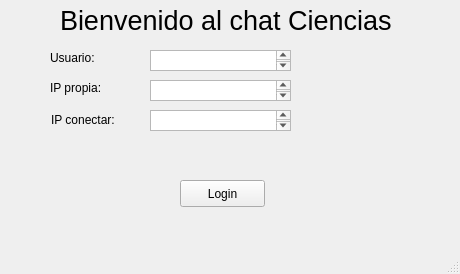
<?xml version="1.0" encoding="UTF-8"?>
<ui version="4.0">
 <class>MainWindow</class>
 <widget class="QMainWindow" name="MainWindow">
  <property name="geometry">
   <rect>
    <x>0</x>
    <y>0</y>
    <width>460</width>
    <height>274</height>
   </rect>
  </property>
  <property name="windowTitle">
   <string>MainWindow</string>
  </property>
  <widget class="QWidget" name="centralwidget">
   <widget class="QPushButton" name="boton_login">
    <property name="geometry">
     <rect>
      <x>180</x>
      <y>180</y>
      <width>85</width>
      <height>27</height>
     </rect>
    </property>
    <property name="text">
     <string>Login</string>
    </property>
   </widget>
   <widget class="QLabel" name="bienvenida">
    <property name="geometry">
     <rect>
      <x>60</x>
      <y>0</y>
      <width>331</width>
      <height>41</height>
     </rect>
    </property>
    <property name="font">
     <font>
      <pointsize>20</pointsize>
     </font>
    </property>
    <property name="text">
     <string>Bienvenido al chat Ciencias</string>
    </property>
   </widget>
   <widget class="QLabel" name="et_usser">
    <property name="geometry">
     <rect>
      <x>50</x>
      <y>50</y>
      <width>52</width>
      <height>15</height>
     </rect>
    </property>
    <property name="text">
     <string>Usuario:</string>
    </property>
   </widget>
   <widget class="QLabel" name="et_ip">
    <property name="geometry">
     <rect>
      <x>50</x>
      <y>80</y>
      <width>52</width>
      <height>15</height>
     </rect>
    </property>
    <property name="text">
     <string>IP propia:</string>
    </property>
   </widget>
   <widget class="QTextEdit" name="text_usser">
    <property name="geometry">
     <rect>
      <x>150</x>
      <y>50</y>
      <width>141</width>
      <height>21</height>
     </rect>
    </property>
   </widget>
   <widget class="QTextEdit" name="text_ip1">
    <property name="geometry">
     <rect>
      <x>150</x>
      <y>80</y>
      <width>141</width>
      <height>21</height>
     </rect>
    </property>
   </widget>
   <widget class="QTextEdit" name="text_ip2">
    <property name="geometry">
     <rect>
      <x>150</x>
      <y>110</y>
      <width>141</width>
      <height>21</height>
     </rect>
    </property>
   </widget>
   <widget class="QLabel" name="et_ip_2">
    <property name="geometry">
     <rect>
      <x>51</x>
      <y>110</y>
      <width>71</width>
      <height>20</height>
     </rect>
    </property>
    <property name="text">
     <string>IP conectar:</string>
    </property>
   </widget>
  </widget>
  <widget class="QMenuBar" name="menubar">
   <property name="geometry">
    <rect>
     <x>0</x>
     <y>0</y>
     <width>460</width>
     <height>23</height>
    </rect>
   </property>
  </widget>
  <widget class="QStatusBar" name="statusbar"/>
 </widget>
 <resources/>
 <connections/>
</ui>
